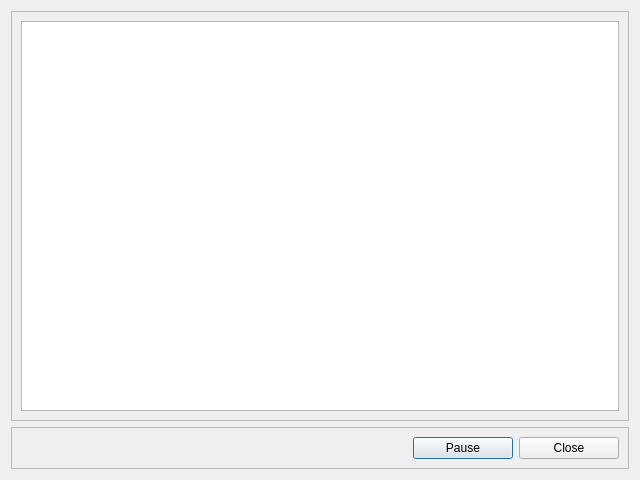
<?xml version="1.0" encoding="UTF-8"?>
<ui version="4.0">
 <class>LogViewDialog</class>
 <widget class="QDialog" name="LogViewDialog">
  <property name="geometry">
   <rect>
    <x>0</x>
    <y>0</y>
    <width>640</width>
    <height>480</height>
   </rect>
  </property>
  <property name="windowTitle">
   <string>Log Viewer</string>
  </property>
  <property name="modal">
   <bool>true</bool>
  </property>
  <layout class="QVBoxLayout" name="verticalLayout_2">
   <item>
    <layout class="QVBoxLayout" name="verticalLayout">
     <item>
      <widget class="QFrame" name="frame">
       <property name="frameShape">
        <enum>QFrame::StyledPanel</enum>
       </property>
       <property name="frameShadow">
        <enum>QFrame::Raised</enum>
       </property>
       <layout class="QHBoxLayout" name="horizontalLayout">
        <item>
         <widget class="QTextBrowser" name="textBrowser"/>
        </item>
       </layout>
      </widget>
     </item>
    </layout>
   </item>
   <item>
    <widget class="QFrame" name="frame_2">
     <property name="frameShape">
      <enum>QFrame::StyledPanel</enum>
     </property>
     <property name="frameShadow">
      <enum>QFrame::Raised</enum>
     </property>
     <layout class="QHBoxLayout" name="horizontalLayout_2">
      <item>
       <spacer name="horizontalSpacer">
        <property name="orientation">
         <enum>Qt::Horizontal</enum>
        </property>
        <property name="sizeHint" stdset="0">
         <size>
          <width>40</width>
          <height>20</height>
         </size>
        </property>
       </spacer>
      </item>
      <item>
       <widget class="QPushButton" name="pushButtonStartPause">
        <property name="minimumSize">
         <size>
          <width>100</width>
          <height>0</height>
         </size>
        </property>
        <property name="maximumSize">
         <size>
          <width>100</width>
          <height>16777215</height>
         </size>
        </property>
        <property name="text">
         <string>Pause</string>
        </property>
       </widget>
      </item>
      <item>
       <widget class="QPushButton" name="pushButtonClose">
        <property name="minimumSize">
         <size>
          <width>100</width>
          <height>0</height>
         </size>
        </property>
        <property name="maximumSize">
         <size>
          <width>100</width>
          <height>16777215</height>
         </size>
        </property>
        <property name="text">
         <string>Close</string>
        </property>
       </widget>
      </item>
     </layout>
    </widget>
   </item>
  </layout>
 </widget>
 <resources/>
 <connections/>
</ui>
